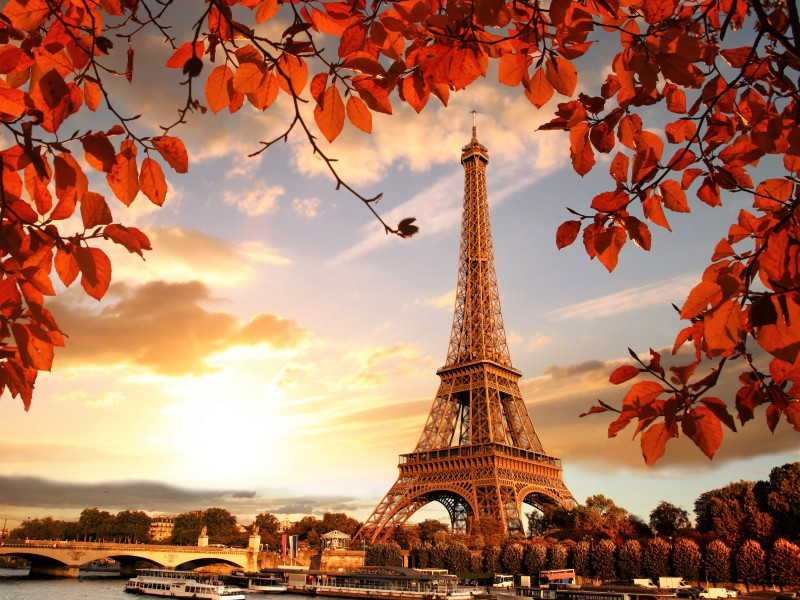
#> input picture proxy-image-processor/images/original/1.jpg, 800 x 600 px, found by its file name; its folder holds 2 pictures in this run
$ python temp.py
#> lines starting #> are read from the running program, lines starting #| are printed output that depends on the picture
from os import path, walk
from time import sleep
import collections

from PIL import Image


def observe(directory):

#> called with directory = './images/original'
    def sort_files():
        """Sort the files separately from the folders and sort files with extension (.jpg, .jpeg) to list(file_sort)"""
        file_sort = []
        ext = [".jpg", ".jpeg"]
        for root, dirs, files in walk(directory):
            for file_dir in files:
                if file_dir.endswith(tuple(ext)):
                    file_sort.append(file_dir)
            return file_sort

    # check if path exists
    if not path.isdir(directory):
        print("ERROR - directory not found!!!")
        return
    else:
        print("Check for changes in your directory...")
        sort_files()

    # start watching
    last_file_list = []
    while True:
        file_list = sort_files()
        if collections.Counter(last_file_list) != collections.Counter(file_list):
            added = [f for f in file_list if not f in last_file_list]
            removed = [f for f in last_file_list if not f in file_list]

            if added: print(f"New File {added[0]} Added in folder {directory}")
            if removed: print(f"File {removed[0]} Removed from folder {directory}")

            # Processor / Transformer ########

            for file in file_list:
                print(file)
                im = Image.open("./images/original/" + file)
#> im is the input picture: PIL image 800x600 RGB; mean R, G, B 170, 117.7, 91.7
                im.thumbnail((100, 100))
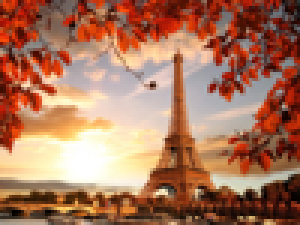
#> im: PIL image 100x75 RGB (shown 3 times larger); mean R, G, B 170, 117.8, 91.8
                im.save("./images/processed/" + file, "JPEG")

        last_file_list = file_list
#> last_file_list = ['1.jpg', '1940042.jpg']
        sleep(5)


observe("./images/original")
